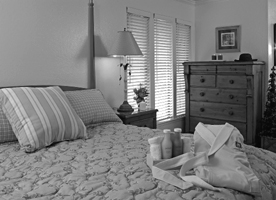
#> input picture img.jpg, 276 x 200 px
$ python test.py   (Python 2 division)
#> lines starting #> are read from the running program, lines starting #| are printed output that depends on the picture
#!/usr/bin/python

import numpy as np
import cv2
from sklearn import datasets
from sklearn import svm
from sklearn import cluster
from matplotlib import pyplot as plt

## OpenCV

# Opening image
image = cv2.imread('img.jpg', cv2.IMREAD_COLOR)
#> image is the input picture: shape (200, 276, 3); min 3, max 255, mean 125.1
print image.shape
#| (200, 276, 3)

# Saving image
print cv2.imwrite('img_copy.jpg', image)
#| True
image_copy = cv2.imread('img_copy.jpg', cv2.IMREAD_COLOR)
#> image_copy: shape (200, 276, 3); min 1, max 255, mean 125.1
print np.all(image_copy == image)
#| False

# Cropping image
print image[0:100].shape  # row
#| (100, 276, 3)

# Resize
image_resize = cv2.resize(image, (80, 100))
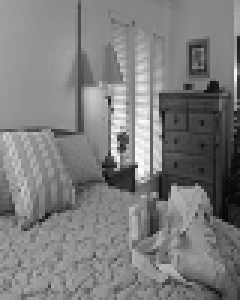
#> image_resize: shape (100, 80, 3) (shown 3 times larger); min 8, max 253, mean 125
print image_resize.shape
#| (100, 80, 3)


## Sklean

# SVM
digits = datasets.load_digits()
clf = svm.SVC(kernel='linear')
new_labels = (digits.target[:-10] == 8).astype(np.int32)

# train SVM to fit training set
print clf.fit(digits.data[:-10], new_labels)

# predict, classify whether or not 8
print clf.predict(digits.data[-10:])


# K-means clustering

blobs_X, blobs_y = datasets.make_blobs(centers=5, random_state=0)
kmeans = cluster.KMeans(5)

# fit kmeans to dataset (find cluster centers and assigns of points)
print kmeans.fit(blobs_X)

#predit the cluster the blobs belong to
cluster_labels = kmeans.predict(blobs_X)

print plt.scatter(blobs_X[:, 0], blobs_X[:, 1], c=cluster_labels)
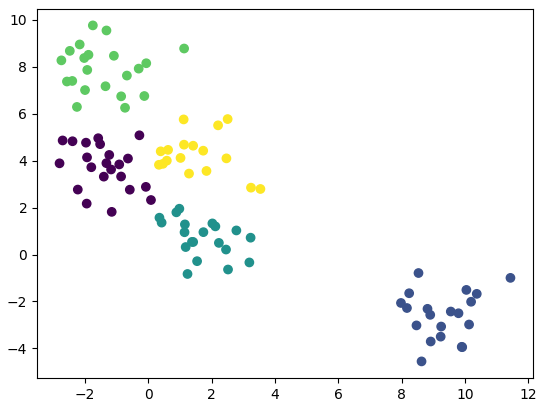
#> figure drawn by matplotlib, 1 panel
